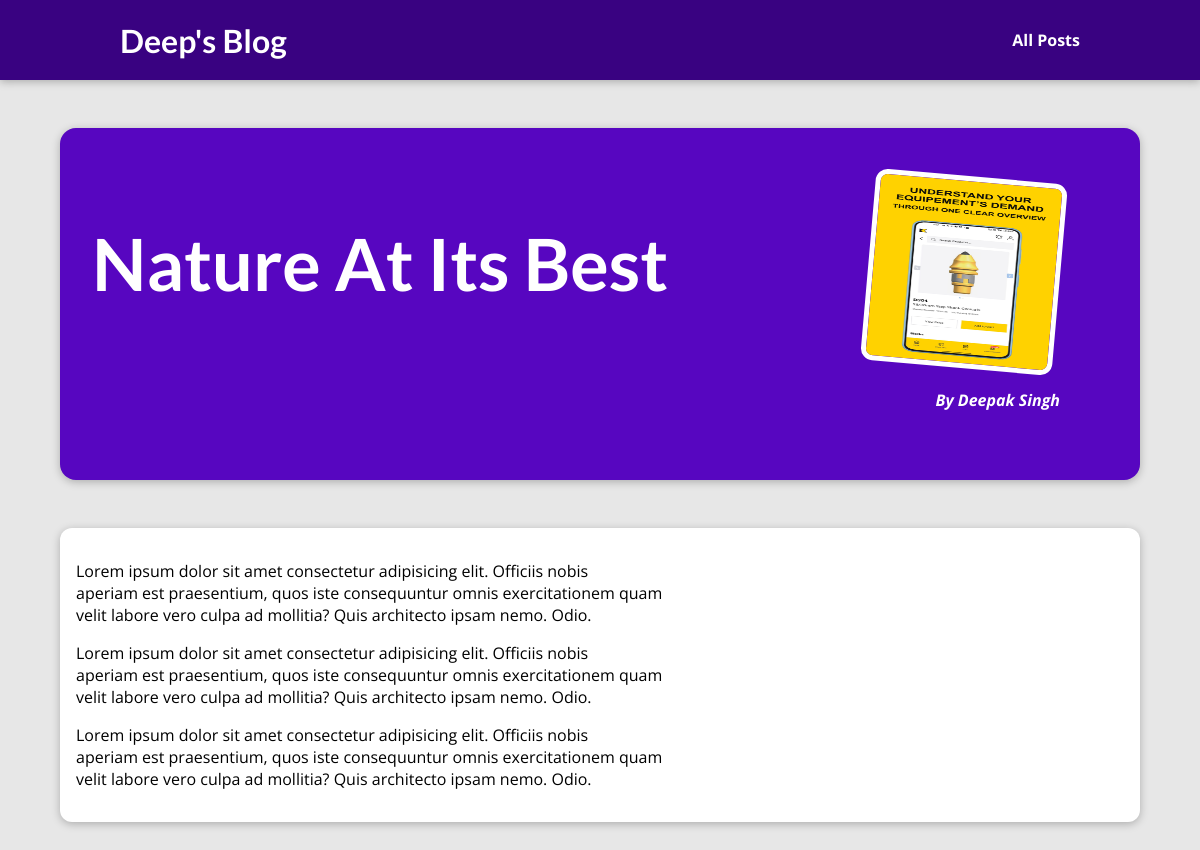
/posts/3/, run on the app's committed database.
### blog/models.py (models this page shows, shortened)
class Post(models.Model):
    title = models.CharField(max_length=200)
    content = models.TextField()
    author = models.ForeignKey(Author, on_delete=models.CASCADE)
    image = models.ImageField(upload_to="images/", null=True)
    excerpt = models.CharField(max_length=200)
    date = models.DateField(null=True)

class Author(models.Model):
    name = models.CharField(max_length=100)
    email = models.EmailField(max_length=100)
    def __str__(self):
        return self.name

### blog/views.py (the view)
# urls.py: path("posts/<int:id>/", views.PostDetail, name="post_detail"),
def PostDetail(request, id):
    identified_post = Post.objects.get(pk=id)
    return render(request, "blog/post-detail.html", {
        "post": identified_post
    })

### blog/templates/blog/post-detail.html (shortened to what this page needs)
{% extends "base.html" %}
{% load static %}
  {% block head %}
<link rel="stylesheet" href="{% static 'blog/post-detail.css' %}" />
{% endblock %}
 {% block content %}
<section id="summary">
  <h2>{{ post.title }}</h2>
  <article class="">
    <img src="{{post.image.url}}" alt="{{ post.title }}" />
    <div class="post-detail__content">
      <address>By {{ post.author | title }}</address>
    </div>
  </article>
</section>
<main>
    <p>
    {{ post.content | linebreaks }}
    </p>
</main>
{%endblock%}

### static/app.css (style rules this page uses)
* { box-sizing: border-box; }
html { font-family: 'Open Sans', 'Lato', sans-serif; }
body { margin: 0; }
h1, h2, h3 { font-family: 'Lato', sans-serif; font-weight: bold; }
body { background-color: #e7e7e7; }

### blog/static/blog/post-detail.css (style rules this page uses)
body { background-color: #e7e7e7; }
#summary { margin: 8rem auto 3rem auto; padding: 2rem; width: 90%; max-width: 90rem; border-radius: 16px; background-color: #5706c0; position: relative; box-shadow: 0 2px 8px rgba(0, 0, 0, 0.25); height: 22rem; }
#summary h2 { color: white; font-size: 4.5rem; }
#summary article { position: absolute; top: 2rem; right: 3rem; padding: 1rem 2rem; border-radius: 12px; text-align: right; color: white; }
#summary article img { width: 12rem; height: 12rem; border-radius: 12px; transform: rotateZ(5deg); border: 5px solid white; margin-bottom: 1rem; }
#summary address { font-weight: bold; }
main { width: 90%; max-width: 90rem; margin: 3rem auto; background-color: white; padding: 1rem; border-radius: 12px; box-shadow: 0 2px 8px rgba(0, 0, 0, 0.25); }

### data on the page
Post: title "Nature At Its Best", image (picture), author "Deepak Singh", content "Lorem ipsum dolor sit amet consectetur adipisicing elit. Officiis nobis aperiam est praesentium, quos iste consequuntur omnis exercitationem quam velit labore vero culpa ad mollitia? Quis architecto ipsam nemo. Odio. Lorem ipsum dolor sit amet consectetur adipisicing elit. Officiis nobis aperiam est praesentium, quos iste consequuntur omnis exercitationem quam velit labore vero culpa ad mollitia? Quis architecto ipsam nemo. Odio. Lorem ipsum dolor sit amet consectetur adipisicing elit. Officiis nobis aperiam est praesentium, quos iste consequuntur omnis exercitationem quam velit labore vero culpa ad mollitia? Quis architecto ipsam nemo. Odio."
